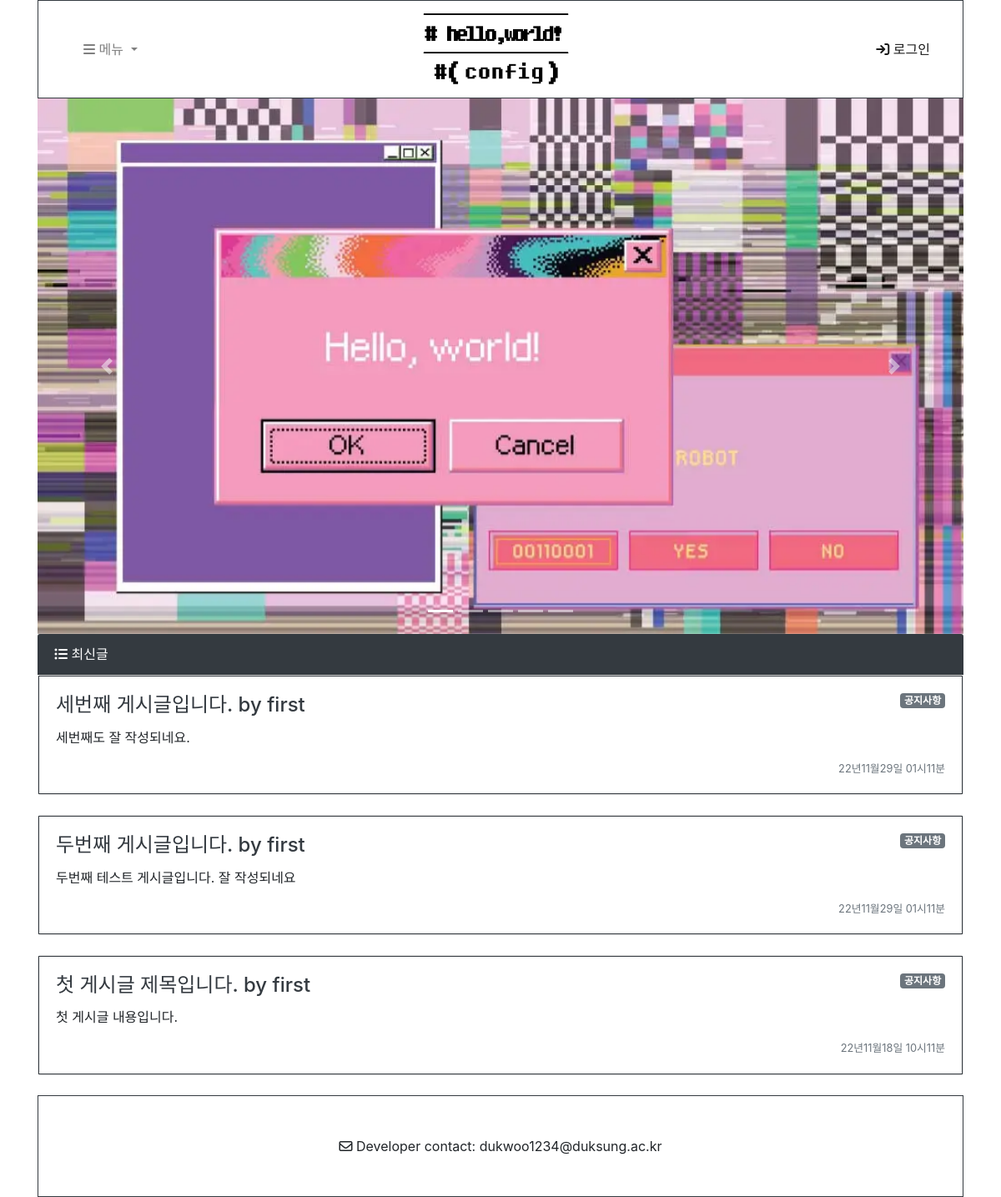
The page /bbs/ on the database as committed earlier.
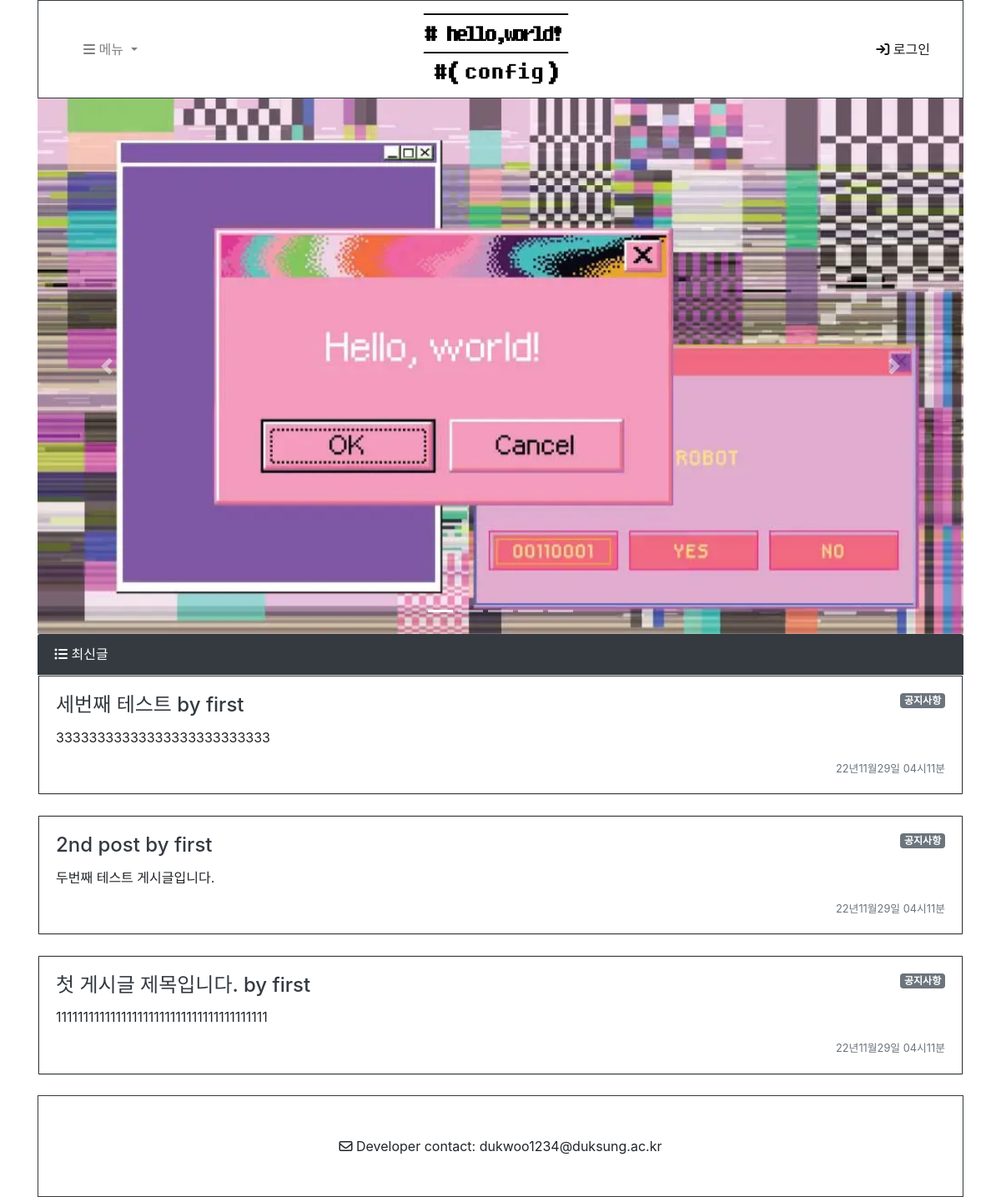
The same page on the database as committed later.
### bbs/models.py (models this page shows, shortened)
class Post(models.Model):
    pkvalue = models.AutoField(primary_key=True)
    title = models.CharField(max_length=25)
    content = models.TextField(max_length=None)
    created_date = models.DateTimeField(auto_now_add=True)
    updated_date = models.DateTimeField(auto_now=True)
    file = models.FileField(upload_to='bbs/fiels/%Y/%m/%d/', blank=True)
    writer = models.ForeignKey(User, on_delete=models.CASCADE)
    category = models.ForeignKey(Category, on_delete=models.CASCADE)
    def get_absolute_url(self):
        return f'/bbs/{self.pkvalue}/'

class Category(models.Model):
    name = models.CharField(max_length=50, unique=True)
    slug = models.SlugField(max_length=50, unique=True, allow_unicode=True)
    description = models.TextField(max_length=200)
    def __str__(self):
        return self.name
    class Meta:
        verbose_name_plural = 'Categories'

class User(models.Model):
    pkvalue = models.AutoField(primary_key=True)
    ID = models.CharField(max_length=25, unique=True)
    PW = models.CharField(max_length=25, unique=True)
    join_date = models.DateTimeField(auto_now_add=True)
    email = models.EmailField(max_length=25, unique=True, null=True, blank=True)
    phone_number = models.CharField(max_length=25, unique=True, null=True, blank=True)
    name = models.CharField(max_length=20, null=True, blank=True)
    profile_photo = models.ImageField(null=True, blank=True)

### bbs/views.py (the view)
# urls.py: path('', views.PostList.as_view()),
class PostList(ListView):
    model = Post
    ordering = '-pk'
    paginate_by = 3
    def get_context_data(self, *, object_list=None, **kwargs):
        context = super(PostList,self).get_context_data()
        context['categories'] = Category.objects.all()
        context['no_category_post_count'] = Post.objects.filter(category=None).count
        return context

### bbs/templates/bbs/post_list.html (shortened to what this page needs)
<!DOCTYPE html>
{% load static %}
<html lang="ko">
<head>
    <link rel="stylesheet" href="https://cdn.jsdelivr.net/npm/bootstrap@4.5.3/dist/css/bootstrap.min.css">
</head>
<body>
    <div class="container" style="margin: auto;">
    <nav class="navbar navbar-expand-lg navbar-light bg-white border border-dark">
        <div class="container">
            <div class="collapse navbar-collapse col-1" id="navbarNavDropdown">
                <ul class="navbar-nav">
                    <li class="nav-item dropdown">
                        <a class="nav-link dropdown-toggle" href="#" id="navbarDropdownMenuLink" role="button" data-toggle="dropdown" aria-haspopup="true" aria-expanded="false">
                            <i class="fa-sharp fa-solid fa-bars"></i> 메뉴
                        </a>
                    </li>
                </ul>
            </div>
            <div class="col-7.5" style="text-align: center;">
                <a class="navbar-brand" href=".">
                    <img src="{% static '/image/logo.jpg' %}" alt="logo image" style="width: 180px; height:90px;" />
                </a>
            </div>
            <ul class="navbar-nav col-1.5 float-right">
                <li class="nav-item active">
                    <a class="nav-link" href="login/">
                        <i class="fa-sharp fa-solid fa-arrow-right-to-bracket"></i> 로그인 <span class="sr-only">(current)</span>
                    </a>
                </li>
            </ul>
        </div>
    </nav>
    <div id="carouselExampleCaptions" class="carousel slide" data-ride="carousel">
        <ol class="carousel-indicators">
            <li data-target="#carouselExampleCaptions" data-slide-to="0" class="active"></li>
            <li data-target="#carouselExampleCaptions" data-slide-to="1"></li>
            <li data-target="#carouselExampleCaptions" data-slide-to="2"></li>
            <li data-target="#carouselExampleCaptions" data-slide-to="3"></li>
            <li data-target="#carouselExampleCaptions" data-slide-to="4"></li>
        </ol>
        <div class="carousel-inner">
            <div class="carousel-item active">
            <img src="{% static '/image/helloworld.jpg' %}" class="d-block w-100" alt="helloworld image" />
            <div class="carousel-caption d-none d-md-block">
            </div>
            </div>
        </div>
        <a class="carousel-control-prev" href="#carouselExampleCaptions" role="button" data-slide="prev">
            <span class="carousel-control-prev-icon" aria-hidden="true"></span>
        </a>
        <a class="carousel-control-next" href="#carouselExampleCaptions" role="button" data-slide="next">
            <span class="carousel-control-next-icon" aria-hidden="true"></span>
        </a>
    </div>
    <div class="card border-0">
        <div class="card-header bg-dark text-white">
            <i class="fa-solid fa-list-ul"></i> 최신글
        </div>
        {% if post_list.exists %}
            {% for p in post_list %}
            <div class="card mb-4" id="post-{{p.pk}}">
                <div class="card-body border border-dark">
                    {% if p.category %}
                        <span class="badge badge-secondary float-right">{{p.category}}</span>
                    {% endif %}
                    <h4 class="card-title">
                        <a href="{{p.get_absolute_url}}" class="text-dark">
                            {{p.title}} by {{ p.writer.ID}}
                        </a>
                    </h4>
                    <p class="card-text">{{p.content}}</p>
                    <div class="float-right">
                        <div class="small text-muted">{{p.created_date | date:"y년m월d일 h시m분"}}</div>
                    </div>
                </div>
            </div>
            {% endfor %}
        {% endif %}
    </div>
    <footer class="py-5 bg-white border border-dark">
        <div class="container">
            <p class="m-0 text-center text-black">
                <i class="fa-regular fa-envelope"></i> Developer contact: dukwoo1234@duksung.ac.kr
            </p>
        </div>
    </footer>
</div>
</body>
</html>

Rows that differ between the two databases and show on the page:
removed Post: category "공지사항", title "세번째 게시글입니다.", writer.ID "first", content "세번째도 잘 작성되네요.", created_date "22년11월29일 01시11분"
removed Post: category "공지사항", title "두번째 게시글입니다.", writer.ID "first", content "두번째 테스트 게시글입니다. 잘 작성되네요", created_date "22년11월29일 01시11분"
removed Post: category "공지사항", title "첫 게시글 제목입니다.", writer.ID "first", content "첫 게시글 내용입니다.", created_date "22년11월18일 10시11분"
added Post: category "공지사항", title "세번째 테스트", writer.ID "first", content "33333333333333333333333333", created_date "22년11월29일 04시11분"
added Post: category "공지사항", title "2nd post", writer.ID "first", content "두번째 테스트 게시글입니다.", created_date "22년11월29일 04시11분"
added Post: category "공지사항", title "첫 게시글 제목입니다.", writer.ID "first", content "111111111111111111111111111111111111111", created_date "22년11월29일 04시11분"
